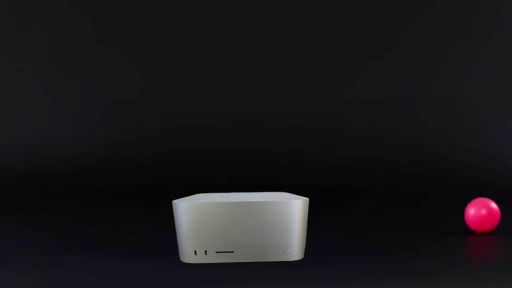
#> input picture frame 7 of data/edited_real/processed/object_permanence/pair000/possible.mp4, 512 x 288 px
$ python make_phase4_social_reel.py
#> lines starting #> are read from the running program, lines starting #| are printed output that depends on the picture
#!/usr/bin/env python3
"""Render a vertical social reel for Phase 4 edited-real results."""

from __future__ import annotations

import argparse
from dataclasses import dataclass
from pathlib import Path

import cv2
import numpy as np
from PIL import Image, ImageDraw, ImageFont


ROOT = Path(__file__).resolve().parents[1]
FONT_REGULAR = Path("/System/Library/Fonts/Supplemental/Arial.ttf")
FONT_BOLD = Path("/System/Library/Fonts/Supplemental/Arial Bold.ttf")
FALLBACK_FONT = Path("/System/Library/Fonts/SFNS.ttf")


@dataclass(frozen=True)
class DetectorSpec:
    key: str
    label: str
    status: str


@dataclass(frozen=True)
class PairSpec:
    pair_id: str
    title: str
    subtitle: str
    possible_path: Path
    impossible_path: Path
    possible_clip_id: str
    impossible_clip_id: str
    t_star: int
    bottom_line: str
    detectors: tuple[DetectorSpec, ...]


PAIRS = (
    PairSpec(
        pair_id="edited_real_object_permanence_000",
        title="Test 1: missing ball",
        subtitle="The ball should come back out. The edit removes it.",
        possible_path=ROOT / "data/edited_real/processed/object_permanence/pair000/possible.mp4",
        impossible_path=ROOT / "data/edited_real/processed/object_permanence/pair000/impossible.mp4",
        possible_clip_id="edited_real_object_permanence_000_possible",
        impossible_clip_id="edited_real_object_permanence_000_impossible",
        t_star=32,
        bottom_line="Result: SSRD catches the missing ball. V-JEPA 2 and DINOv2 miss it.",
        detectors=(
            DetectorSpec("vjepa2", "V-JEPA 2", "wrong"),
            DetectorSpec("dino_latent", "DINOv2", "wrong"),
            DetectorSpec("li_state_rules", "SSRD", "correct"),
        ),
    ),
    PairSpec(
        pair_id="edited_real_continuity_teleportation_000",
        title="Test 2: teleport jump",
        subtitle="The ball skips the middle path and reappears left.",
        possible_path=ROOT / "data/edited_real/processed/continuity_teleportation/pair000/possible.mp4",
        impossible_path=ROOT / "data/edited_real/processed/continuity_teleportation/pair000/impossible.mp4",
        possible_clip_id="edited_real_continuity_teleportation_000_possible",
        impossible_clip_id="edited_real_continuity_teleportation_000_impossible",
        t_star=16,
        bottom_line="Result: nobody catches this one cleanly. Teleport is still a miss.",
        detectors=(
            DetectorSpec("vjepa2", "V-JEPA 2", "wrong"),
            DetectorSpec("dino_latent", "DINOv2", "wrong"),
            DetectorSpec("li_state_rules", "SSRD", "tied"),
        ),
    ),
)


def font(size: int, bold: bool = False) -> ImageFont.FreeTypeFont:
    path = FONT_BOLD if bold else FONT_REGULAR
    if not path.exists():
        path = FALLBACK_FONT
    return ImageFont.truetype(str(path), size)


def read_video(path: Path) -> list[np.ndarray]:
    cap = cv2.VideoCapture(str(path))
    if not cap.isOpened():
        raise RuntimeError(f"Could not open {path}")
    frames: list[np.ndarray] = []
    while True:
        ok, frame = cap.read()
        if not ok:
            break
        frames.append(cv2.cvtColor(frame, cv2.COLOR_BGR2RGB))
    cap.release()
    if not frames:
        raise RuntimeError(f"No frames in {path}")
    return frames


# [4 lines left out: function load_score, not called in this run]


def rounded(draw: ImageDraw.ImageDraw, box: tuple[int, int, int, int], fill: str, outline: str | None = None) -> None:
    draw.rounded_rectangle(box, radius=22, fill=fill, outline=outline, width=2 if outline else 1)


# [50 lines left out: functions draw_centered, paste_panel, line_points, not called in this run]


def draw_polyline(draw: ImageDraw.ImageDraw, pts: list[tuple[int, int]], color: str, width: int = 5) -> None:
    if len(pts) > 1:
        draw.line(pts, fill=color, width=width, joint="curve")


# [134 lines left out: functions wrap_text, draw_wrapped, draw_chart, make_frame, not called in this run]


def make_intro(frame_number: int, total: int) -> Image.Image:
#> called with frame_number = 0, total = 48
    canvas = Image.new("RGB", (1080, 1920), "#05070d")
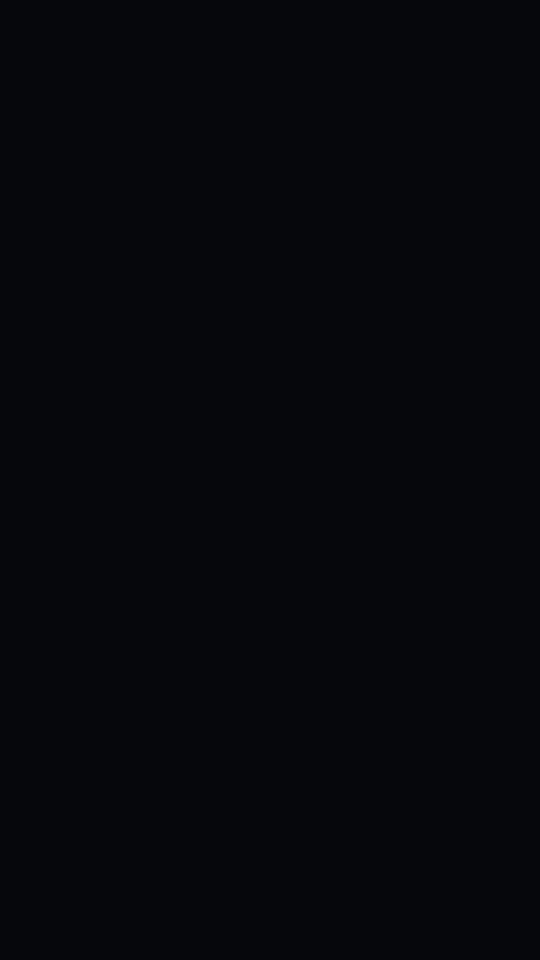
#> canvas: PIL image 1080x1920 RGB (shown at 1/2 size); mean R, G, B 5, 7, 13
    draw = ImageDraw.Draw(canvas)
    draw.text((74, 330), "Can AI spot", fill="#f8fafc", font=font(86, True))
    draw.text((74, 430), "impossible physics?", fill="#facc15", font=font(86, True))
    draw.text((78, 570), "V-JEPA 2 vs DINOv2 vs SSRD", fill="#cbd5e1", font=font(42, True))
    draw.rounded_rectangle((76, 720, 1004, 1010), radius=36, fill="#111827", outline="#273449", width=3)
    draw.text((116, 782), "Two edited-real ball tests", fill="#f8fafc", font=font(46, True))
    draw.text((116, 862), "1. Missing ball", fill="#93c5fd", font=font(38, True))
    draw.text((116, 928), "2. Teleport jump", fill="#fca5a5", font=font(38, True))
    draw.text((78, 1180), "Watch the red curve.", fill="#f8fafc", font=font(54, True))
    draw.text((78, 1250), "Higher means the model thinks the clip is more suspicious.", fill="#cbd5e1", font=font(32))
    progress_w = int(928 * frame_number / max(1, total - 1))
    draw.rounded_rectangle((76, 1510, 1004, 1526), radius=8, fill="#1f2937")
    draw.rounded_rectangle((76, 1510, 76 + progress_w, 1526), radius=8, fill="#facc15")
    draw.text((76, 1816), "PhysicsCourt", fill="#94a3b8", font=font(34, True))
    return canvas


# [22 lines left out: function make_outro, not called in this run]


def main() -> None:
    parser = argparse.ArgumentParser()
    parser.add_argument("--features-dir", type=Path, default=ROOT / "results/features_phase4_processed")
    parser.add_argument("--output", type=Path, default=ROOT / "docs/media/physicscourt_phase4_reel.mp4")
    parser.add_argument("--poster", type=Path, default=ROOT / "docs/media/physicscourt_phase4_reel_poster.png")
    parser.add_argument("--fps", type=int, default=24)
    args = parser.parse_args()

    args.output.parent.mkdir(parents=True, exist_ok=True)
    writer = cv2.VideoWriter(str(args.output), cv2.VideoWriter_fourcc(*"mp4v"), args.fps, (1080, 1920))
    if not writer.isOpened():
        raise RuntimeError(f"Could not open writer for {args.output}")

    intro_frames = args.fps * 2
    pair_frames = args.fps * 6
    outro_frames = args.fps * 3

    poster = make_intro(0, intro_frames)
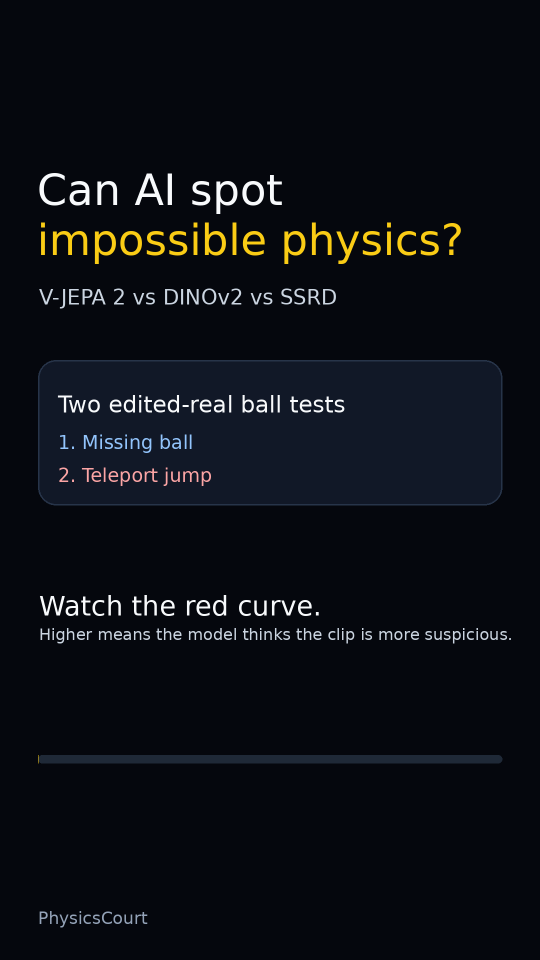
#> poster: PIL image 1080x1920 RGB (shown at 1/2 size); mean R, G, B 12.5, 14.8, 20.7
    poster.save(args.poster)

    for i in range(intro_frames):
        frame = make_intro(i, intro_frames)
        writer.write(cv2.cvtColor(np.asarray(frame), cv2.COLOR_RGB2BGR))

    for pair in PAIRS:
        possible_frames = read_video(pair.possible_path)
#> in read_video, frame is the input picture: shape (288, 512, 3); mean B, G, R 27, 23.3, 25.7
        impossible_frames = read_video(pair.impossible_path)
        scores = {
            detector.key: (
                load_score(args.features_dir, detector.key, pair.possible_clip_id),
                load_score(args.features_dir, detector.key, pair.impossible_clip_id),
            )
            for detector in pair.detectors
        }
        for i in range(pair_frames):
            clip_frame = min(71, int(round(i / max(1, pair_frames - 1) * 71)))
            frame = make_frame(pair, possible_frames, impossible_frames, scores, clip_frame, i, pair_frames)
            writer.write(cv2.cvtColor(np.asarray(frame), cv2.COLOR_RGB2BGR))

    for i in range(outro_frames):
        frame = make_outro(i, outro_frames)
        writer.write(cv2.cvtColor(np.asarray(frame), cv2.COLOR_RGB2BGR))

    writer.release()
    print(f"wrote {args.output}")
    print(f"wrote {args.poster}")


if __name__ == "__main__":
    main()
